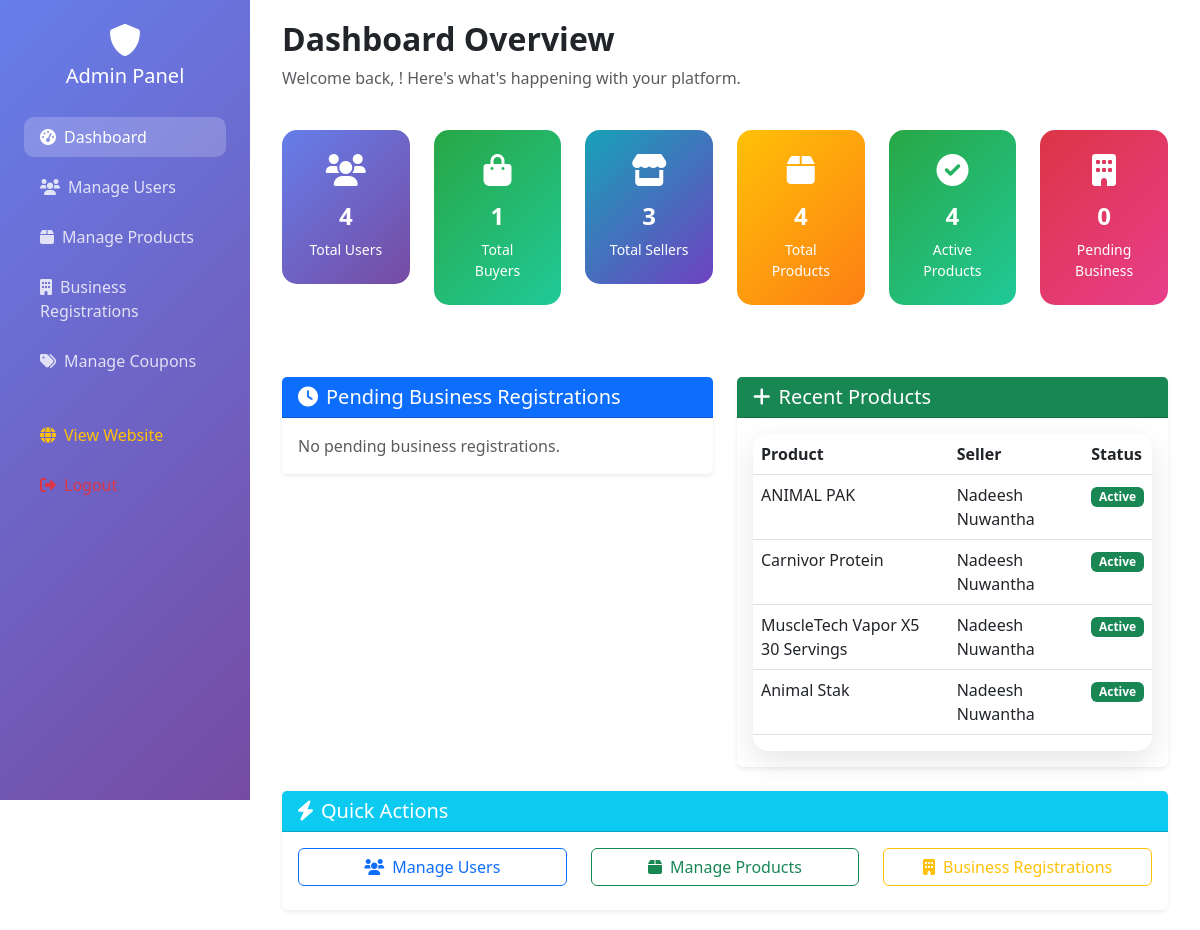
/admin/dashboard.php (signed in), run on an earlier commit of the app's database.
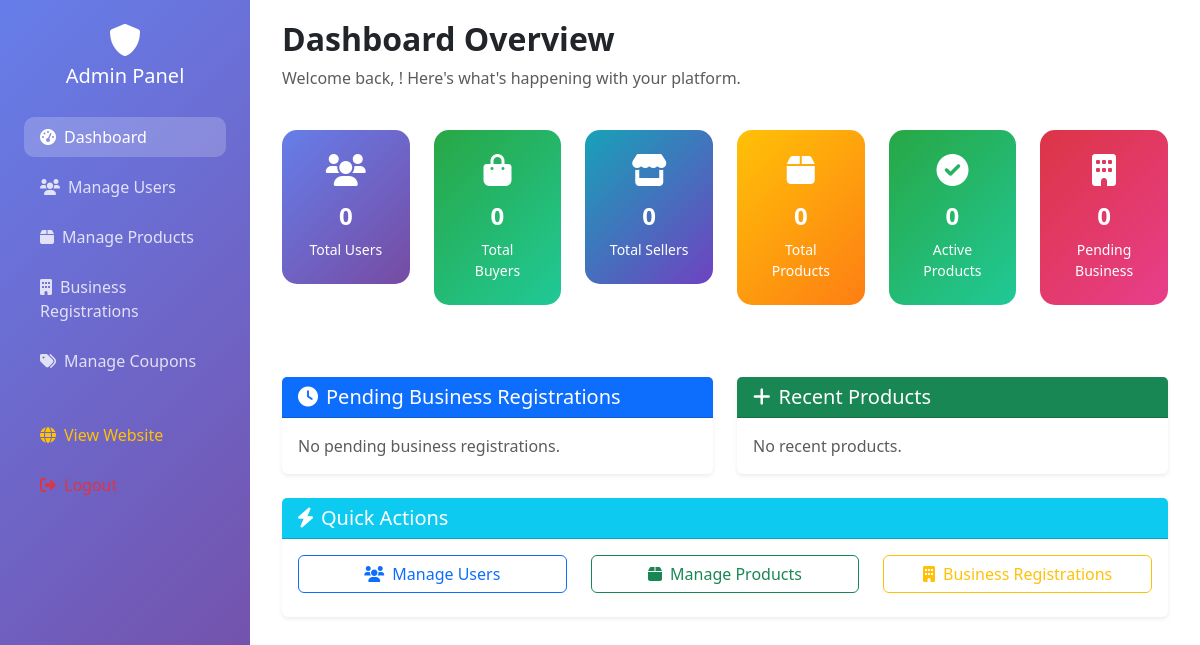
And on a later commit of the database.
### tables this page shows
CREATE TABLE IF NOT EXISTS `production` (
  `id` int UNSIGNED NOT NULL AUTO_INCREMENT,
  `pid` varchar(20) NOT NULL,
  `user_id` varchar(30) NOT NULL,
  `pname` varchar(50) NOT NULL,
  `brand` varchar(100) NOT NULL DEFAULT '',
  `categories` varchar(255) NOT NULL,
  `discription` varchar(255) NOT NULL,
  `price` double NOT NULL,
  `image` varchar(255) NOT NULL,
  `qty` int NOT NULL,
  `Add_date` timestamp NOT NULL DEFAULT CURRENT_TIMESTAMP ON UPDATE CURRENT_TIMESTAMP,
  `approve` tinyint(1) NOT NULL DEFAULT '1',
  `status` enum('active','suspended') NOT NULL DEFAULT 'active',
  PRIMARY KEY (`id`),
  UNIQUE KEY `uq_production_pid` (`pid`),
  KEY `idx_production_user` (`user_id`)
);

CREATE TABLE IF NOT EXISTS `users` (
  `id` int NOT NULL AUTO_INCREMENT,
  `user_id` varchar(30) NOT NULL,
  `firstname` varchar(20) NOT NULL,
  `lastname` varchar(20) NOT NULL,
  `username` varchar(30) NOT NULL,
  `email` varchar(100) NOT NULL,
  `password` varchar(255) NOT NULL,
  `image` varchar(255) DEFAULT NULL,
  `type` varchar(20) NOT NULL,
  `approve` tinyint(1) NOT NULL DEFAULT '0',
  PRIMARY KEY (`id`),
  UNIQUE KEY `uq_users_user_id` (`user_id`),
  UNIQUE KEY `uq_users_email` (`email`)
);

### admin/dashboard.php (the view, shortened to what this page needs)
<?php
include_once("../include/connection.php");
$total_users_query = "SELECT COUNT(*) as total FROM users WHERE type != 'admin'";
$total_users_result = mysqli_query($conn, $total_users_query);
$total_users = mysqli_fetch_assoc($total_users_result)['total'];
$total_buyers_query = "SELECT COUNT(*) as total FROM users WHERE type = 'buyer'";
$total_buyers_result = mysqli_query($conn, $total_buyers_query);
$total_buyers = mysqli_fetch_assoc($total_buyers_result)['total'];
$total_sellers_query = "SELECT COUNT(*) as total FROM users WHERE type = 'seller'";
$total_sellers_result = mysqli_query($conn, $total_sellers_query);
$total_sellers = mysqli_fetch_assoc($total_sellers_result)['total'];
$total_products_query = "SELECT COUNT(*) as total FROM production";
$total_products_result = mysqli_query($conn, $total_products_query);
$total_products = mysqli_fetch_assoc($total_products_result)['total'];
$active_products_query = "SELECT COUNT(*) as total FROM production WHERE approve = 1";
$active_products_result = mysqli_query($conn, $active_products_query);
$active_products = mysqli_fetch_assoc($active_products_result)['total'];
$pending_business_query = "SELECT COUNT(*) as total FROM businessregistration WHERE approve = 0";
$pending_business_result = mysqli_query($conn, $pending_business_query);
$pending_business = mysqli_fetch_assoc($pending_business_result)['total'];
?>
<!DOCTYPE html>
<html lang="en">
<head>
    <link href="https://cdn.jsdelivr.net/npm/bootstrap@5.3.0/dist/css/bootstrap.min.css" rel="stylesheet">
    <link rel="stylesheet" href="https://cdnjs.cloudflare.com/ajax/libs/font-awesome/6.0.0/css/all.min.css">
</head>
<body>
    <nav class="sidebar">
        <div class="p-4">
            <div class="text-center text-white mb-4">
                <i class="fas fa-shield-alt fa-2x mb-2"></i>
                <h5>Admin Panel</h5>
            </div>
            <ul class="nav flex-column">
                <li class="nav-item">
                    <a class="nav-link active" href="dashboard.php">
                        <i class="fas fa-tachometer-alt me-2"></i>Dashboard
                    </a>
                </li>
                <li class="nav-item">
                    <a class="nav-link" href="manage-users.php">
                        <i class="fas fa-users me-2"></i>Manage Users
                    </a>
                </li>
                <li class="nav-item">
                    <a class="nav-link" href="manage-products.php">
                        <i class="fas fa-box me-2"></i>Manage Products
                    </a>
                </li>
                <li class="nav-item">
                    <a class="nav-link" href="business-registrations.php">
                        <i class="fas fa-building me-2"></i>Business Registrations
                    </a>
                </li>
                <li class="nav-item">
                    <a class="nav-link" href="manage-coupons.php">
                        <i class="fas fa-tags me-2"></i>Manage Coupons
                    </a>
                </li>
                <li class="nav-item mt-4">
                    <a class="nav-link text-warning" href="../index.php" target="_blank">
                        <i class="fas fa-globe me-2"></i>View Website
                    </a>
                </li>
                <li class="nav-item">
                    <a class="nav-link text-danger" href="include/admin-logout.php">
                        <i class="fas fa-sign-out-alt me-2"></i>Logout
                    </a>
                </li>
            </ul>
        </div>
    </nav>
    <div class="main-content">
        <div class="container-fluid">
            <div class="row mb-4">
                <div class="col-12">
                    <h2 class="fw-bold text-dark">Dashboard Overview</h2>
                    <p class="text-muted">Welcome back, <?php echo $_SESSION['firstname']; ?>! Here's what's happening with your platform.</p>
                </div>
            </div>
            <div class="row mb-5">
                <div class="col-lg-2 col-md-4 col-sm-6 mb-4">
                    <div class="card stat-card border-0">
                        <div class="card-body text-center p-4">
                            <i class="fas fa-users fa-2x mb-3"></i>
                            <h4 class="fw-bold"><?php echo $total_users; ?></h4>
                            <p class="mb-0 small">Total Users</p>
                        </div>
                    </div>
                </div>
                <div class="col-lg-2 col-md-4 col-sm-6 mb-4">
                    <div class="card stat-card success border-0">
                        <div class="card-body text-center p-4">
                            <i class="fas fa-shopping-bag fa-2x mb-3"></i>
                            <h4 class="fw-bold"><?php echo $total_buyers; ?></h4>
                            <p class="mb-0 small">Total Buyers</p>
                        </div>
                    </div>
                </div>
                <div class="col-lg-2 col-md-4 col-sm-6 mb-4">
                    <div class="card stat-card info border-0">
                        <div class="card-body text-center p-4">
                            <i class="fas fa-store fa-2x mb-3"></i>
                            <h4 class="fw-bold"><?php echo $total_sellers; ?></h4>
                            <p class="mb-0 small">Total Sellers</p>
                        </div>
                    </div>
                </div>
                <div class="col-lg-2 col-md-4 col-sm-6 mb-4">
                    <div class="card stat-card warning border-0">
                        <div class="card-body text-center p-4">
                            <i class="fas fa-box fa-2x mb-3"></i>
                            <h4 class="fw-bold"><?php echo $total_products; ?></h4>
                            <p class="mb-0 small">Total Products</p>
                        </div>
                    </div>
                </div>
                <div class="col-lg-2 col-md-4 col-sm-6 mb-4">
                    <div class="card stat-card success border-0">
                        <div class="card-body text-center p-4">
                            <i class="fas fa-check-circle fa-2x mb-3"></i>
                            <h4 class="fw-bold"><?php echo $active_products; ?></h4>
                            <p class="mb-0 small">Active Products</p>
                        </div>
                    </div>
                </div>
                <div class="col-lg-2 col-md-4 col-sm-6 mb-4">
                    <div class="card stat-card danger border-0">
                        <div class="card-body text-center p-4">
                            <i class="fas fa-building fa-2x mb-3"></i>
                            <h4 class="fw-bold"><?php echo $pending_business; ?></h4>
                            <p class="mb-0 small">Pending Business</p>
                        </div>
                    </div>
                </div>
            </div>
            <div class="row">
                <div class="col-lg-6 mb-4">
                    <div class="card border-0 shadow-sm">
                        <div class="card-header bg-primary text-white">
                            <h5 class="mb-0"><i class="fas fa-clock me-2"></i>Pending Business Registrations</h5>
                        </div>
                        <div class="card-body">
                            <?php
                            $pending_query = "SELECT u.*, br.bname, br.btype FROM users u
                                            JOIN businessregistration br ON u.user_id = br.user_id
                                            WHERE br.approve = 0
                                            ORDER BY br.id DESC LIMIT 5";
                            $pending_result = mysqli_query($conn, $pending_query);
                            if(mysqli_num_rows($pending_result) > 0):
                            ?>
                                <div class="table-responsive">
                                    <table class="table table-hover">
                                        <thead>
                                            <tr>
                                                <th>Name</th>
                                                <th>Business</th>
                                                <th>Action</th>
                                            </tr>
                                        </thead>
                                        <tbody>
                                            <?php while($row = mysqli_fetch_assoc($pending_result)): ?>
                                            <tr>
                                                <td><?php echo $row['firstname'] . ' ' . $row['lastname']; ?></td>
                                                <td><?php echo $row['bname']; ?></td>
                                                <td>
                                                    <a href="business-registrations.php" class="btn btn-sm btn-primary">Review</a>
                                                </td>
                                            </tr>
                                            <?php endwhile; ?>
                                        </tbody>
                                    </table>
                                </div>
                            <?php else: ?>
                                <p class="text-muted mb-0">No pending business registrations.</p>
                            <?php endif; ?>
                        </div>
                    </div>
                </div>
                <div class="col-lg-6 mb-4">
                    <div class="card border-0 shadow-sm">
                        <div class="card-header bg-success text-white">
                            <h5 class="mb-0"><i class="fas fa-plus me-2"></i>Recent Products</h5>
                        </div>
                        <div class="card-body">
                            <?php
                            $recent_products_query = "SELECT p.*, u.firstname, u.lastname FROM production p
                                                    JOIN users u ON p.user_id = u.user_id
                                                    ORDER BY p.Add_date DESC LIMIT 5";
                            $recent_products_result = mysqli_query($conn, $recent_products_query);
                            if(mysqli_num_rows($recent_products_result) > 0):
                            ?>
                                <div class="table-responsive">
                                    <table class="table table-hover">
                                        <thead>
                                            <tr>
                                                <th>Product</th>
                                                <th>Seller</th>
                                                <th>Status</th>
                                            </tr>
                                        </thead>
                                        <tbody>
                                            <?php while($row = mysqli_fetch_assoc($recent_products_result)): ?>
                                            <tr>
                                                <td><?php echo $row['pname']; ?></td>
                                                <td><?php echo $row['firstname'] . ' ' . $row['lastname']; ?></td>
                                                <td>
                                                    <span class="badge bg-<?php echo $row['approve'] == 1 ? 'success' : 'warning'; ?>">
                                                        <?php echo $row['approve'] == 1 ? 'Active' : 'Pending'; ?>
                                                    </span>
                                                </td>
                                            </tr>
                                            <?php endwhile; ?>
                                        </tbody>
                                    </table>
                                </div>
                            <?php else: ?>
                                <p class="text-muted mb-0">No recent products.</p>
                            <?php endif; ?>
                        </div>
                    </div>
                </div>
            </div>
            <div class="row">
                <div class="col-12">
                    <div class="card border-0 shadow-sm">
                        <div class="card-header bg-info text-white">
                            <h5 class="mb-0"><i class="fas fa-bolt me-2"></i>Quick Actions</h5>
                        </div>
                        <div class="card-body">
                            <div class="row">
                                <div class="col-md-4 mb-2">
                                    <a href="manage-users.php" class="btn btn-outline-primary w-100">
                                        <i class="fas fa-users me-2"></i>Manage Users
                                    </a>
                                </div>
                                <div class="col-md-4 mb-2">
                                    <a href="manage-products.php" class="btn btn-outline-success w-100">
                                        <i class="fas fa-box me-2"></i>Manage Products
                                    </a>
                                </div>
                                <div class="col-md-4 mb-2">
                                    <a href="business-registrations.php" class="btn btn-outline-warning w-100">
                                        <i class="fas fa-building me-2"></i>Business Registrations
                                    </a>
                                </div>
                            </div>
                        </div>
                    </div>
                </div>
            </div>
        </div>
    </div>
</body>
</html>

### admin/dashboard.php (style rules this page uses)
.sidebar { background: linear-gradient(135deg, #667eea 0%, #764ba2 100%); min-height: 100vh; position: fixed; top: 0; left: 0; width: 250px; z-index: 1000; }
.main-content { margin-left: 250px; padding: 20px; }
.stat-card { background: linear-gradient(135deg, #667eea 0%, #764ba2 100%); border-radius: 15px; color: white; transition: transform 0.3s ease; }
.stat-card.success { background: linear-gradient(135deg, #28a745, #20c997); }
.stat-card.warning { background: linear-gradient(135deg, #ffc107, #fd7e14); }
.stat-card.danger { background: linear-gradient(135deg, #dc3545, #e83e8c); }
.stat-card.info { background: linear-gradient(135deg, #17a2b8, #6f42c1); }
.nav-link { color: rgba(255, 255, 255, 0.8); border-radius: 10px; margin: 5px 0; transition: all 0.3s ease; }
.nav-link:hover, .nav-link.active { background: rgba(255, 255, 255, 0.2); color: white; }
.table-responsive { border-radius: 15px; overflow: hidden; box-shadow: 0 10px 30px rgba(0, 0, 0, 0.1); }

What changed in the data, as far as the page shows it:
removed production: pname "ANIMAL PAK", users.firstname "Nadeesh", users.lastname "Nuwantha", approve "Active"
removed production: pname "Carnivor Protein", users.firstname "Nadeesh", users.lastname "Nuwantha", approve "Active"
removed production: pname "MuscleTech Vapor X5 30 Servings", users.firstname "Nadeesh", users.lastname "Nuwantha", approve "Active"
removed production: pname "Animal Stak", users.firstname "Nadeesh", users.lastname "Nuwantha", approve "Active"
Also different on the page:
$total_users: "4" → "0"
$total_buyers: "1" → "0"
$total_sellers: "3" → "0"
$total_products: "4" → "0"
$active_products: "4" → "0"
text no longer shown: "Product Seller Status"
text now shown: "No recent products."
